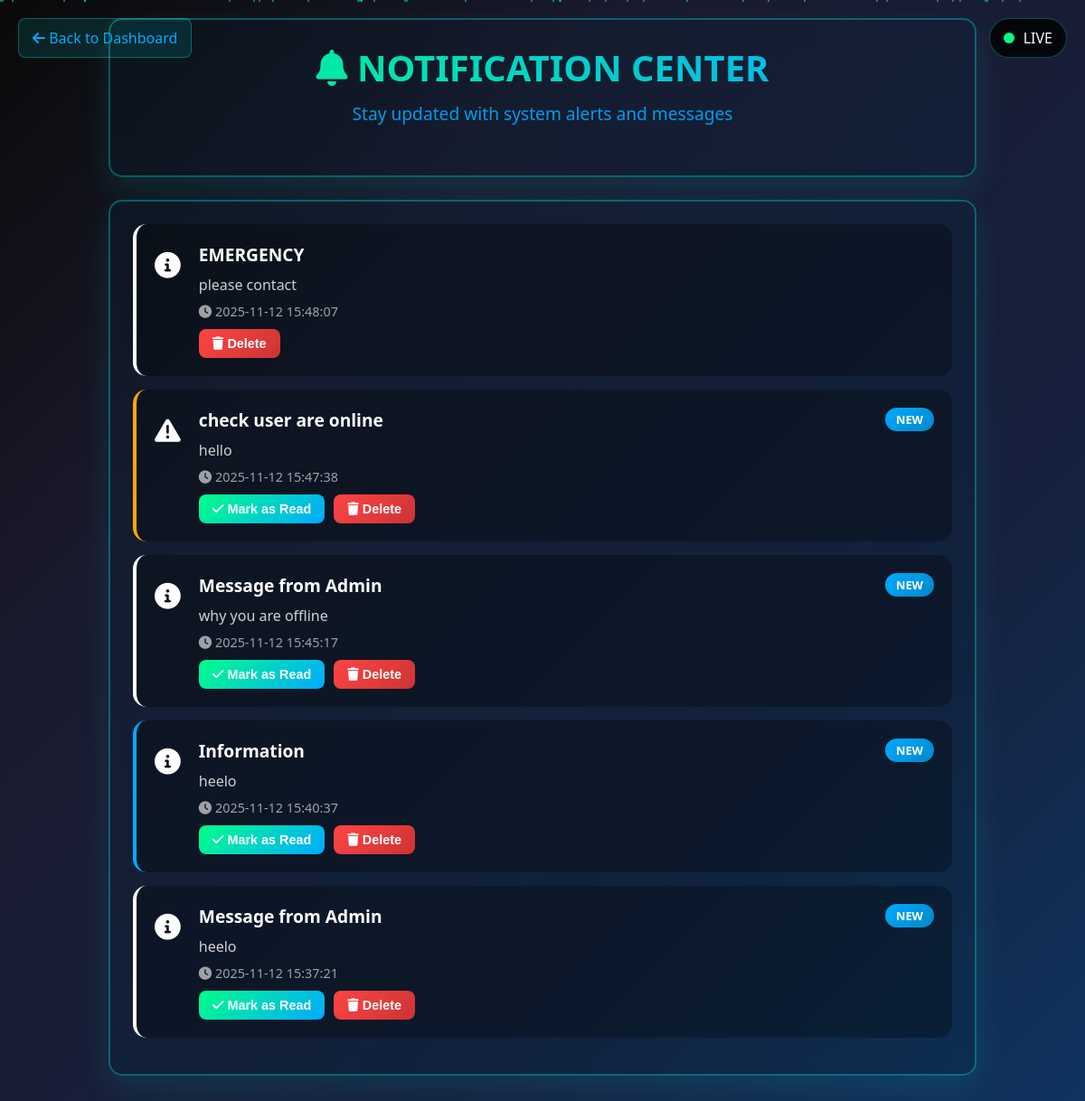
The page /dashboard/notifications (signed in) on the database its author committed.
### models/notification.py (models this page shows, shortened)
class Notification(db.Model):
    __tablename__ = 'notifications'
    id = db.Column(db.Integer, primary_key=True)
    user_id = db.Column(db.Integer, db.ForeignKey('users.id'), nullable=False)
    title = db.Column(db.String(200), nullable=False)
    message = db.Column(db.Text, nullable=False)
    type = db.Column(db.String(50), default='info')  # info, warning, error, success, security
    icon = db.Column(db.String(50), default='info-circle')
    is_read = db.Column(db.Boolean, default=False)
    created_at = db.Column(db.DateTime, default=datetime.utcnow)
    read_at = db.Column(db.DateTime)
    actions = db.Column(db.JSON)  # Store action buttons as JSON

### controllers/dashboard_controller.py (the view)
@dashboard_bp.route('/notifications')
@login_required
def notifications():
    page = request.args.get('page', 1, type=int)
    per_page = 20
    notifications = Notification.query.filter(
        (Notification.user_id == current_user.id) | (Notification.user_id.is_(None))
    ).order_by(Notification.created_at.desc())\
    .paginate(page=page, per_page=per_page, error_out=False)
    return render_template('dashboard/notifications.html', notifications=notifications)

### templates/dashboard/notifications.html (shortened to what this page needs)
<!DOCTYPE html>
<html lang="en">
<head>
    <link rel="stylesheet" href="https://cdnjs.cloudflare.com/ajax/libs/font-awesome/6.0.0/css/all.min.css">
</head>
<body>
    <div class="particles" id="particles"></div>
    <a href="{{ url_for('dashboard.index') }}" class="back-btn">
        <i class="fas fa-arrow-left"></i> Back to Dashboard
    </a>
    <div class="live-indicator">
        <div class="live-dot"></div>
        <span>LIVE</span>
    </div>
    <div class="container">
        <div class="holographic-panel">
            <div class="header">
                <h1><i class="fas fa-bell"></i> NOTIFICATION CENTER</h1>
                <p>Stay updated with system alerts and messages</p>
            </div>
        </div>
        <div class="holographic-panel">
            <div>
                {% for notification in notifications.items %}
                <div class="notification-item {{ notification.type }}">
                    <div class="notification-icon">
                        <i class="fas fa-{% if notification.type == 'alert' %}exclamation-circle
                            {% elif notification.type == 'warning' %}exclamation-triangle
                            {% elif notification.type == 'success' %}check-circle
                            {% else %}info-circle{% endif %}"></i>
                    </div>
                    <div class="notification-content">
                        <h4>{{ notification.title }}</h4>
                        <p>{{ notification.message|safe }}</p>
                        <div class="notification-time">
                            <i class="fas fa-clock"></i>
                            {{ notification.created_at.strftime('%Y-%m-%d %H:%M:%S') }}
                        </div>
                        <div style="display: flex; gap: 10px; margin-top: 10px;">
                            {% if not notification.is_read %}
                            <button onclick="markAsRead({{ notification.id }})" class="mark-read-btn">
                                <i class="fas fa-check"></i> Mark as Read
                            </button>
                            {% endif %}
                            <button onclick="deleteNotification({{ notification.id }})" class="delete-btn">
                                <i class="fas fa-trash"></i> Delete
                            </button>
                        </div>
                    </div>
                    {% if not notification.is_read %}
                    <div class="notification-badge">NEW</div>
                    {% endif %}
                </div>
                {% else %}
                <div class="empty-state">
                    <i class="fas fa-bell-slash"></i>
                    <h3>No notifications yet</h3>
                    <p>You'll see system alerts and messages here</p>
                </div>
                {% endfor %}
            </div>
        </div>
    </div>
</body>
</html>

### templates/dashboard/notifications.html (style rules this page uses)
* { margin: 0; padding: 0; box-sizing: border-box; }
body { background: linear-gradient(135deg, #0a0a0a 0%, #1a1a2e 30%, #16213e 70%, #0f3460 100%); color: #ffffff; font-family: 'Segoe UI', Tahoma, Geneva, Verdana, sans-serif; min-height: 100vh; }
* { scrollbar-width: thin; scrollbar-color: #00aaff rgba(0, 0, 0, 0.3); }
.particles { position: fixed; top: 0; left: 0; width: 100%; height: 100%; pointer-events: none; z-index: 0; }
.container { position: relative; z-index: 10; padding: 20px; max-width: 1000px; margin: 0 auto; }
.holographic-panel { background: rgba(0, 40, 60, 0.2); border: 2px solid rgba(0, 255, 255, 0.3); border-radius: 15px; padding: 25px; backdrop-filter: blur(15px); box-shadow: 0 15px 35px rgba(0, 255, 255, 0.1); position: relative; overflow: hidden; margin-bottom: 25px; }
.holographic-panel::before { content: ''; position: absolute; top: 0; left: -100%; width: 100%; height: 100%; background: linear-gradient(90deg, transparent, rgba(0, 255, 255, 0.1), transparent); animation: scan 4s infinite; }
.header { text-align: center; margin-bottom: 30px; }
.header h1 { font-size: 2.5rem; background: linear-gradient(45deg, #00ff88, #00aaff); -webkit-background-clip: text; -webkit-text-fill-color: transparent; background-clip: text; margin-bottom: 10px; }
.header p { color: #00aaff; font-size: 1.2rem; opacity: 0.9; }
.back-btn { position: fixed; top: 20px; left: 20px; background: rgba(0, 255, 255, 0.1); border: 1px solid rgba(0, 255, 255, 0.3); color: #00aaff; padding: 10px 15px; border-radius: 8px; text-decoration: none; transition: all 0.3s ease; z-index: 1000; }
.notification-item { display: flex; align-items: start; padding: 20px; background: rgba(0, 0, 0, 0.3); border-radius: 15px; margin-bottom: 15px; border-left: 4px solid; transition: all 0.3s ease; position: relative; overflow: hidden; }
.notification-item::before { content: ''; position: absolute; top: 0; left: -100%; width: 100%; height: 100%; background: linear-gradient(90deg, transparent, rgba(0, 255, 255, 0.05), transparent); animation: scan 6s infinite; }
.notification-item.warning { border-left-color: #ffaa00; }
.notification-item.info { border-left-color: #00aaff; }
.notification-icon { font-size: 1.8rem; margin-right: 20px; margin-top: 5px; }
.notification-content { flex: 1; }
.notification-content h4 { color: #ffffff; margin-bottom: 8px; font-size: 1.2rem; }
.notification-content p { color: rgba(255, 255, 255, 0.8); margin-bottom: 8px; line-height: 1.5; }
.notification-time { font-size: 0.9rem; color: rgba(255, 255, 255, 0.6); }
.notification-badge { background: linear-gradient(135deg, #00aaff, #0088cc); color: white; padding: 4px 12px; border-radius: 15px; font-size: 0.8rem; font-weight: bold; margin-left: 15px; animation: pulse 2s infinite; }
.mark-read-btn { background: linear-gradient(135deg, #00ff88, #00aaff); border: none; color: white; padding: 8px 15px; border-radius: 8px; cursor: pointer; font-size: 0.9rem; font-weight: bold; transition: all 0.3s ease; }
.delete-btn { background: linear-gradient(135deg, #ff4444, #cc3333); border: none; color: white; padding: 8px 15px; border-radius: 8px; cursor: pointer; font-size: 0.9rem; font-weight: bold; transition: all 0.3s ease; }
.live-indicator { position: fixed; top: 20px; right: 20px; display: flex; align-items: center; gap: 10px; background: rgba(0, 0, 0, 0.8); padding: 10px 15px; border-radius: 25px; border: 1px solid rgba(0, 255, 255, 0.3); z-index: 1000; }
.live-dot { width: 12px; height: 12px; background: #00ff88; border-radius: 50%; animation: pulse 1.5s infinite; }

### rows shown on the page
Notification: title "EMERGENCY", message "please contact", created_at "2025-11-12 15:48:07"
Notification: title "check user are online", message "hello", created_at "2025-11-12 15:47:38", is_read "NEW"
Notification: title "Message from Admin", message "why you are offline", created_at "2025-11-12 15:45:17", is_read "NEW"
Notification: title "Information", message "heelo", created_at "2025-11-12 15:40:37", is_read "NEW"
Notification: title "Message from Admin", message "heelo", created_at "2025-11-12 15:37:21", is_read "NEW"
